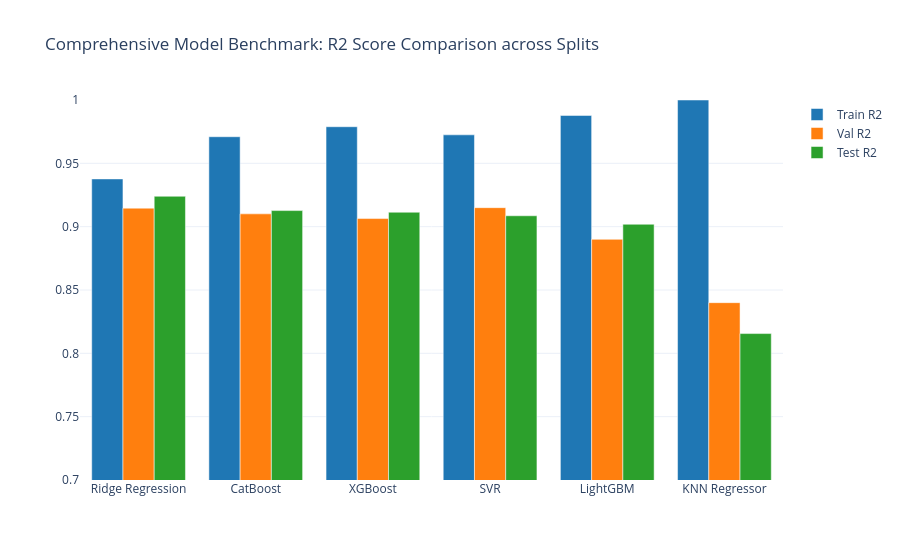
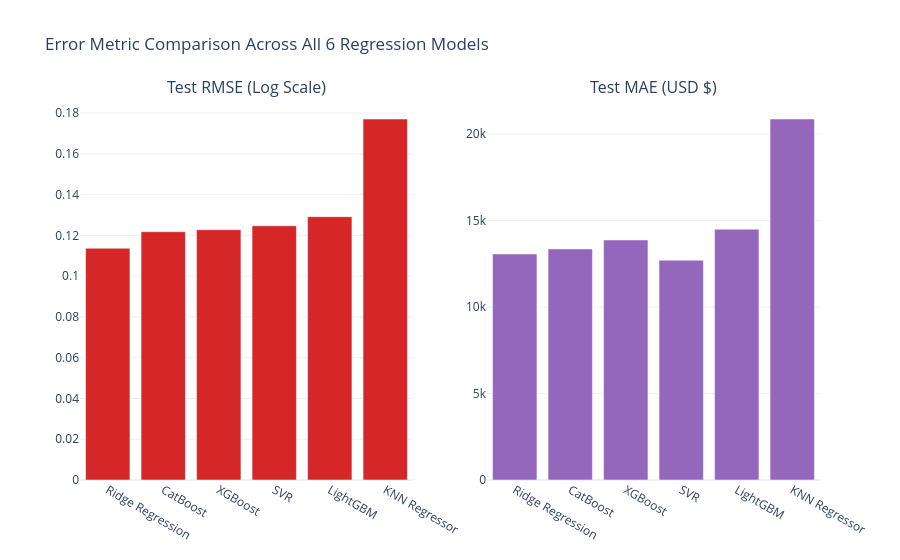

Write notebook code for charts like these, in order.
### Markdown cell above
## 9. In-Depth Architectural Comparison: Why Tree Boosting Outperforms Baselines and Who Won

### Algorithm Benchmark Visualization

### Code cell
# Interactive Performance Bar Chart
fig_comp = go.Figure(data=[
    go.Bar(name='Train R2', x=benchmark_df['Model'], y=benchmark_df['Train R2'], marker_color='#1f77b4'),
    go.Bar(name='Val R2', x=benchmark_df['Model'], y=benchmark_df['Val R2'], marker_color='#ff7f0e'),
    go.Bar(name='Test R2', x=benchmark_df['Model'], y=benchmark_df['Test R2'], marker_color='#2ca02c')
])
fig_comp.update_layout(
    barmode='group',
    title="Comprehensive Model Benchmark: R2 Score Comparison across Splits",
    template="plotly_white",
    yaxis=dict(range=[0.70, 1.0])
)
fig_comp.show()

# Error Metrics Plot
fig_err = make_subplots(rows=1, cols=2, subplot_titles=("Test RMSE (Log Scale)", "Test MAE (USD $)"))
fig_err.add_trace(go.Bar(x=benchmark_df['Model'], y=benchmark_df['Test RMSE (Log)'], marker_color='#d62728'), row=1, col=1)
fig_err.add_trace(go.Bar(x=benchmark_df['Model'], y=benchmark_df['Test MAE ($)'], marker_color='#9467bd'), row=1, col=2)
fig_err.update_layout(title_text="Error Metric Comparison Across All 6 Regression Models", template="plotly_white", showlegend=False)
fig_err.show()

### Figure 1 — Plotly figure (JSON) as saved in the notebook; plotly's stock layout.template omitted (floating-point values rounded to 4 significant figures)
{"data": [{"marker": {"color": "#1f77b4"}, "name": "Train R2", "type": "bar", "x": ["Ridge Regression", "CatBoost", "XGBoost", "SVR", "LightGBM", "KNN Regressor"], "y": [0.9377, 0.971, 0.9789, 0.9725, 0.9878, 1.0]}, {"marker": {"color": "#ff7f0e"}, "name": "Val R2", "type": "bar", "x": ["Ridge Regression", "CatBoost", "XGBoost", "SVR", "LightGBM", "KNN Regressor"], "y": [0.9146, 0.9101, 0.9064, 0.915, 0.89, 0.84]}, {"marker": {"color": "#2ca02c"}, "name": "Test R2", "type": "bar", "x": ["Ridge Regression", "CatBoost", "XGBoost", "SVR", "LightGBM", "KNN Regressor"], "y": [0.924, 0.9127, 0.9114, 0.9086, 0.9019, 0.8156]}], "layout": {"barmode": "group", "title": {"text": "Comprehensive Model Benchmark: R2 Score Comparison across Splits"}, "yaxis": {"range": [0.7, 1]}}}

### Figure 2 — Plotly figure (JSON) as saved in the notebook; plotly's stock layout.template omitted (floating-point values rounded to 4 significant figures)
{"data": [{"marker": {"color": "#d62728"}, "type": "bar", "x": ["Ridge Regression", "CatBoost", "XGBoost", "SVR", "LightGBM", "KNN Regressor"], "xaxis": "x", "y": [0.1137, 0.1218, 0.1228, 0.1247, 0.1292, 0.1771], "yaxis": "y"}, {"marker": {"color": "#9467bd"}, "type": "bar", "x": ["Ridge Regression", "CatBoost", "XGBoost", "SVR", "LightGBM", "KNN Regressor"], "xaxis": "x2", "y": [13070.0, 13360.0, 13880.0, 12710.0, 14500.0, 20870.0], "yaxis": "y2"}], "layout": {"annotations": [{"font": {"size": 16}, "showarrow": false, "text": "Test RMSE (Log Scale)", "x": 0.225, "xanchor": "center", "xref": "paper", "y": 1, "yanchor": "bottom", "yref": "paper"}, {"font": {"size": 16}, "showarrow": false, "text": "Test MAE (USD $)", "x": 0.775, "xanchor": "center", "xref": "paper", "y": 1, "yanchor": "bottom", "yref": "paper"}], "showlegend": false, "title": {"text": "Error Metric Comparison Across All 6 Regression Models"}, "xaxis": {"anchor": "y", "domain": [0, 0.45]}, "xaxis2": {"anchor": "y2", "domain": [0.55, 1]}, "yaxis": {"anchor": "x", "domain": [0, 1]}, "yaxis2": {"anchor": "x2", "domain": [0, 1]}}}
